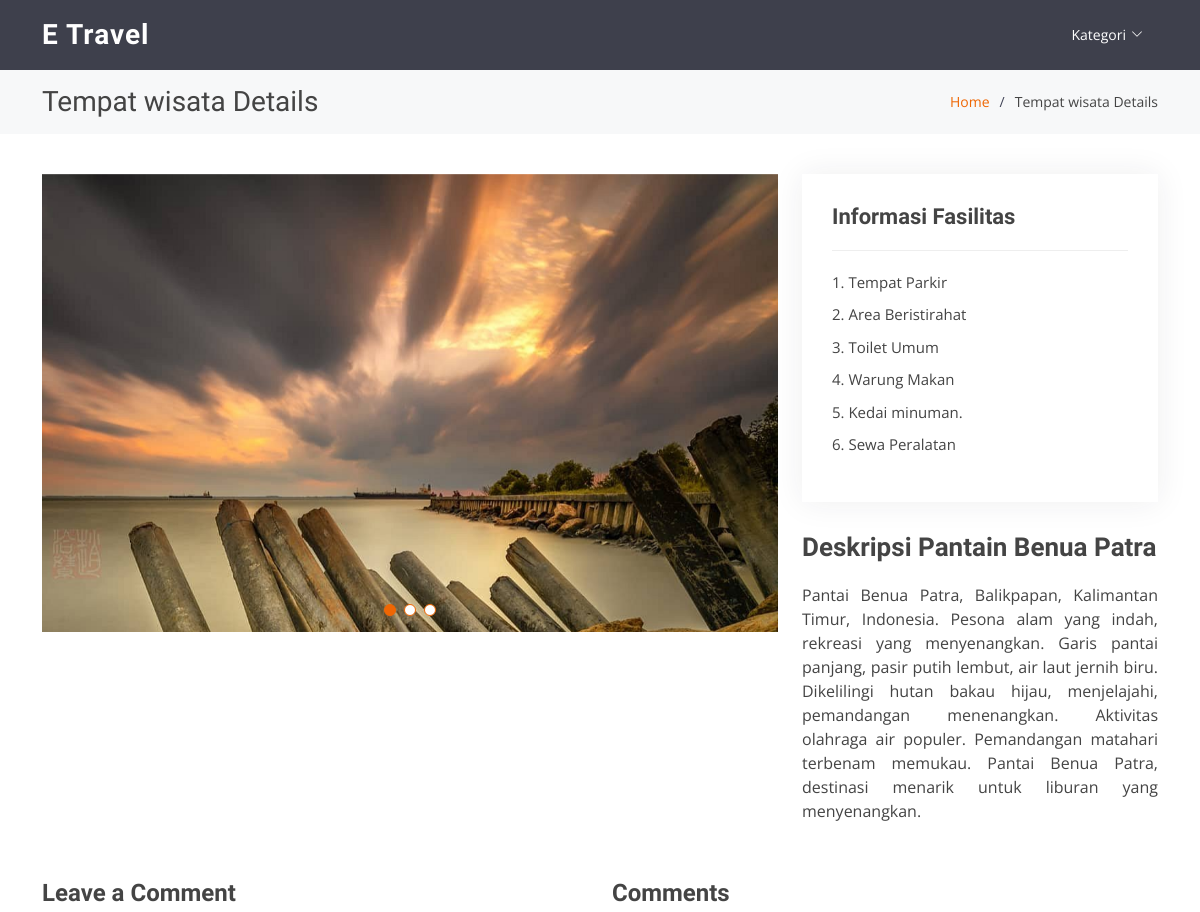
Page /portfolio-details.php?id_tempat_wisata=3 (upper part) on the earlier database version.
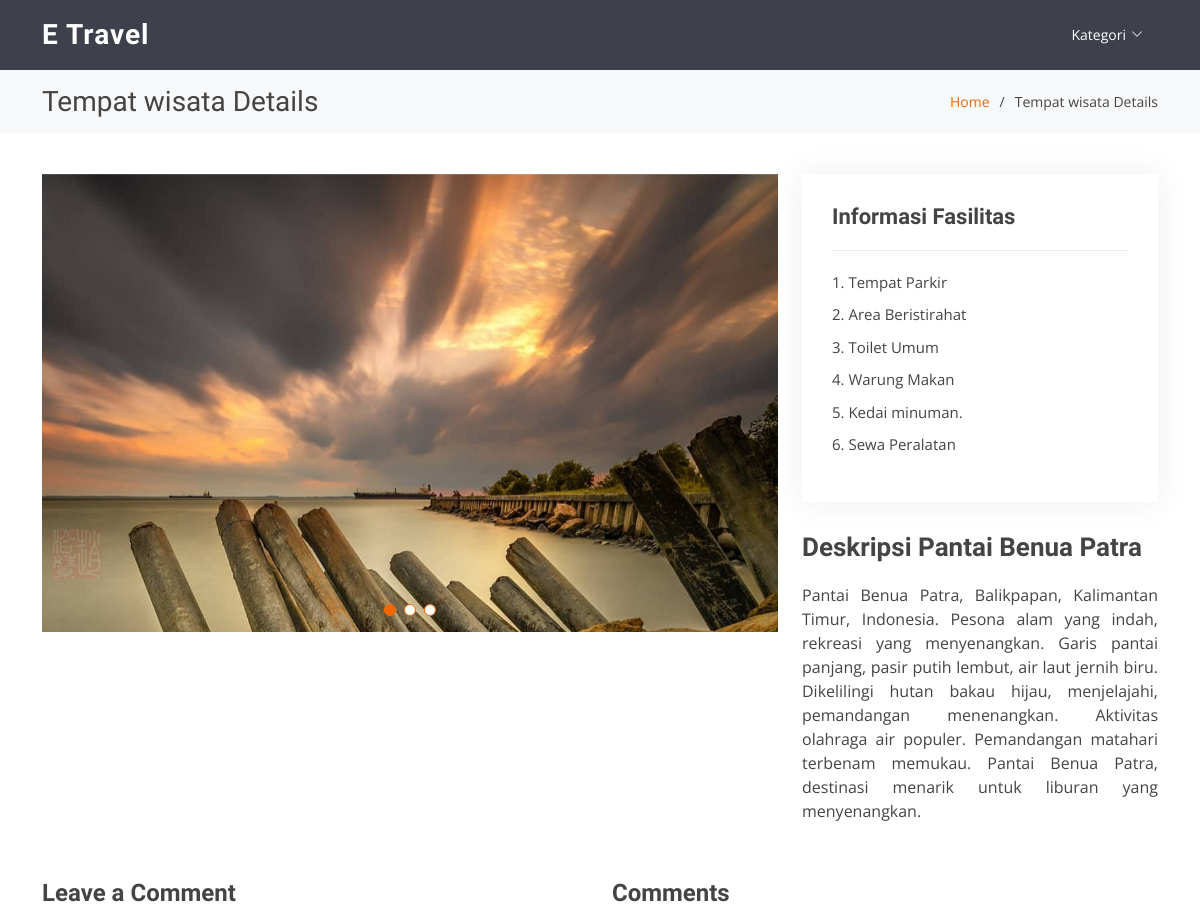
Same page on the later database version.
### tables this page shows
CREATE TABLE `tempat_wisata` (
  `id_tempat_wisata` int(11) NOT NULL,
  `name_tw` varchar(255) NOT NULL,
  `deskripsi` text NOT NULL,
  `image_tw` varchar(255) NOT NULL,
  `id_daerah_wisata` int(11) NOT NULL,
  `id_kategori` int(11) NOT NULL
);

### public/portfolio-details.php (the view, shortened to what the changed rows need)
<!DOCTYPE html>
<html lang="en">
<head>
    <link href="assets/vendor/animate.css/animate.min.css" rel="stylesheet">
    <link href="assets/vendor/aos/aos.css" rel="stylesheet">
    <link href="assets/vendor/bootstrap/css/bootstrap.min.css" rel="stylesheet">
    <link href="assets/vendor/bootstrap-icons/bootstrap-icons.css" rel="stylesheet">
    <link href="assets/vendor/boxicons/css/boxicons.min.css" rel="stylesheet">
    <link href="assets/vendor/glightbox/css/glightbox.min.css" rel="stylesheet">
    <link href="assets/vendor/remixicon/remixicon.css" rel="stylesheet">
    <link href="assets/vendor/swiper/swiper-bundle.min.css" rel="stylesheet">
    <link href="assets/css/style.css" rel="stylesheet">
</head>
<body>
    <header id="header" class="fixed-top d-flex align-items-center  ">
    <div class="container d-flex align-items-center justify-content-between">
      <div class="logo">
        <h1><a href="index.php">E Travel</a></h1>
      </div>
      </div>
  </header>
    <main id="main">
        <section id="breadcrumbs" class="breadcrumbs">
            <div class="container">
                <div class="d-flex justify-content-between align-items-center">
                    <h2>Tempat wisata Details</h2>
                </div>
            </div>
        </section>
        <section id="portfolio-details" class="portfolio-details">
            <div class="container">
                <div class="row gy-4">
                                <?php
                                include "../config/config.php";
                                $id_tempat_wisata = $_GET['id_tempat_wisata'];
                                ?>
                    <div class="col-lg-4">
                        <?php
                        $query = "SELECT name_tw, deskripsi FROM tempat_wisata WHERE id_tempat_wisata = $id_tempat_wisata";
                        $result = mysqli_query($host, $query);
                        if ($result && mysqli_num_rows($result) > 0) {
                            $row = mysqli_fetch_assoc($result);
                            $name_tw = $row['name_tw'];
                            $deskripsi = $row['deskripsi'];
                        } else {
                            $name_tw = "Title Not Found";
                            $deskripsi = "Description Not Found";
                        }
                        ?>
                        <div class="portfolio-description">
                            <h2>Deskripsi <?php echo $name_tw; ?></h2>
                            <p style="text-align: justify;">
                                <?php echo $deskripsi; ?>
                            </p>
                        </div>
                    </div>
                </div>
            </div>
        </section>
    </main>
</body>
</html>

Differences in the rows shown:
changed tempat_wisata: name_tw "Pantain Benua Patra" → "Pantai Benua Patra"
